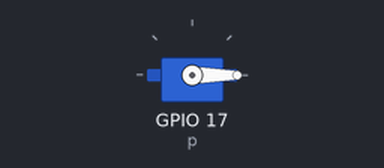
Bench run of a program on a simulated Raspberry Pi (BCM pin numbers). On the bench: servo. Servo angles are drawn from the pulse width (0.5 ms = 0°, 2.5 ms = 180°). At 6.0 s the program stops and its outputs stay as they are.

Above: at 0.1 s.
At 2.1 s:
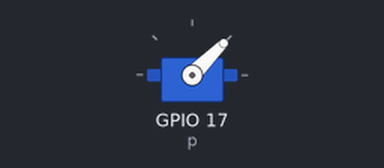
At 3.1 s:
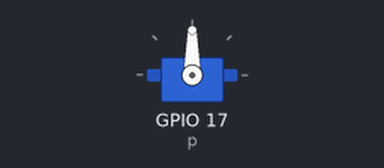
At 5.1 s:
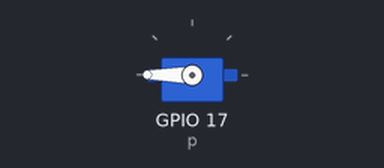
Timing chart, 0 to 6.6 s (numbered marks = the images above):
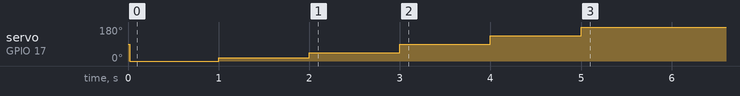

The program:

micro_servo_motor.py
```python
import RPi.GPIO as GPIO
import time


# make sure that you have rights to access the gpio
# sudo chown your_user.gpio /dev/gpiomem
# sudo chmod g+rw /dev/gpiomem

GPIO.setmode(GPIO.BCM)
GPIO.setup(17, GPIO.OUT)
p = GPIO.PWM(17, 50)

p.start(7.5)

p.ChangeDutyCycle(2.5)  # turn towards 0 degree
time.sleep(1)  # sleep 1 second
p.ChangeDutyCycle(3.5)  # turn towards 0 degree
time.sleep(1)  # sleep 1 second
p.ChangeDutyCycle(5.0)  # turn towards 45 degree
time.sleep(1)  # sleep 1 second
p.ChangeDutyCycle(7.5)  # turn towards 90 degree
time.sleep(1)  # sleep 1 second
p.ChangeDutyCycle(10.0)  # turn towards 135 degree
time.sleep(1)  # sleep 1 second
p.ChangeDutyCycle(12.5)  # turn towards 180 degree
time.sleep(1)  # sleep 1 second

p.stop()
GPIO.cleanup()
```

Measured:
- by itself, servo on GPIO 17 (p): 90° → 0° at 0.02 s, → 18° 0.98 s later, → 45° 1.0 s later, → 90° 1.0 s later, … (6 changes in this stretch)
